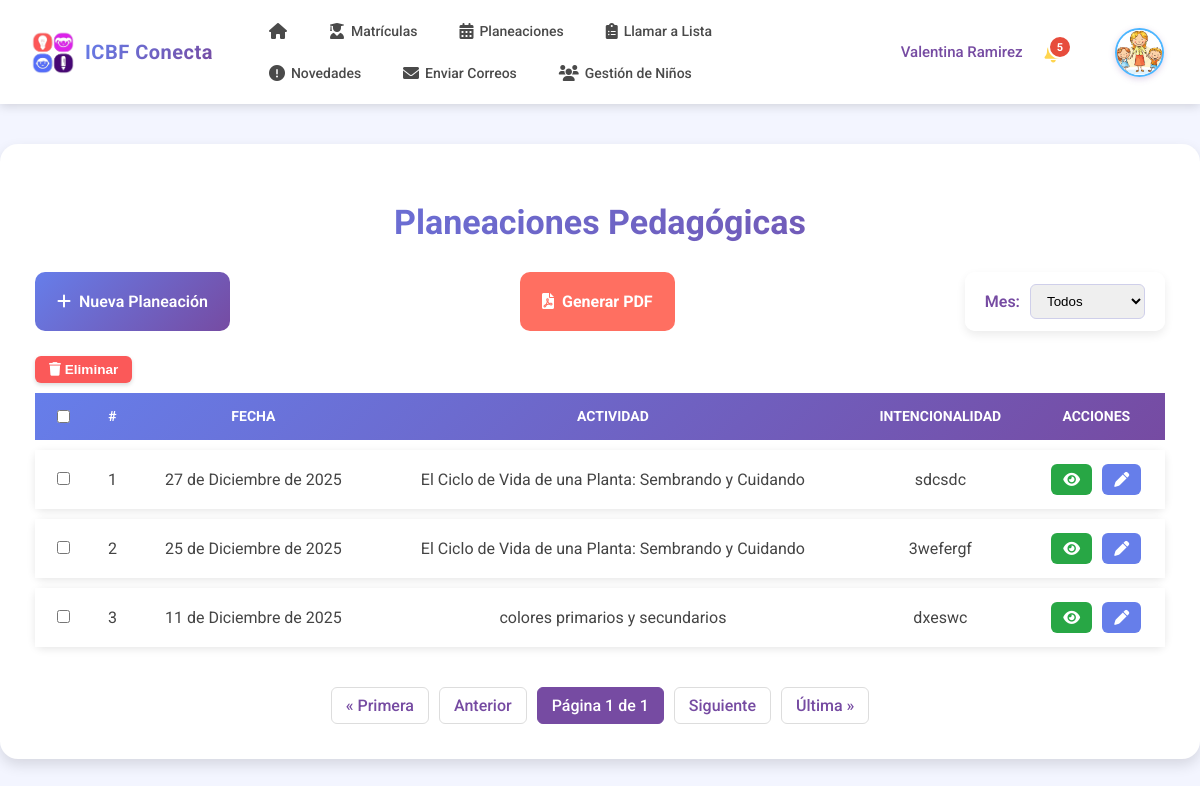
The page /planeaciones/ (signed in) on the database its author committed.
### planeaciones/models.py (models this page shows, shortened)
class Planeacion(models.Model):
    madre = models.ForeignKey(settings.AUTH_USER_MODEL, on_delete=models.CASCADE)
    fecha = models.DateField()
    nombre_experiencia = models.CharField(max_length=200)
    intencionalidad_pedagogica = models.TextField()
    materiales_utilizar = models.TextField()
    ambiente_educativo = models.TextField()
    experiencia_inicio = models.TextField()
    experiencia_pedagogica = models.TextField()
    cierre_experiencia = models.TextField()
    situaciones_presentadas = models.TextField()
    dimensiones = models.ManyToManyField(Dimension, blank=True)

### planeaciones/views.py (the view)
# urls.py: path('', views.lista_planeaciones, name='lista_planeaciones'),
@login_required
def lista_planeaciones(request):
    madre = request.user
    mes = request.GET.get('mes')  # filtro por mes
    if mes:
        planeaciones = Planeacion.objects.filter(madre=madre, fecha__month=mes).order_by('-fecha')
    else:
        planeaciones = Planeacion.objects.filter(madre=madre).order_by('-fecha')
    paginator = Paginator(planeaciones, 4)  # 4 planeaciones por página
    page_number = request.GET.get('page')
    planeaciones = paginator.get_page(page_number)
    meses = [
        ('01', 'Enero'), ('02', 'Febrero'), ('03', 'Marzo'), ('04', 'Abril'),
        ('05', 'Mayo'), ('06', 'Junio'), ('07', 'Julio'), ('08', 'Agosto'),
        ('09', 'Septiembre'), ('10', 'Octubre'), ('11', 'Noviembre'), ('12', 'Diciembre')
    ]
    context = {
        'planeaciones': planeaciones,
        'mes_seleccionado': mes or '',
        'meses': meses,
    }
    return render(request, 'planeaciones/lista_planeaciones.html', context)

### templates/planeaciones/lista_planeaciones.html (shortened to what this page needs)
{% load static %}
<!DOCTYPE html>
<html lang="es">
<head>
<link href="https://cdnjs.cloudflare.com/ajax/libs/font-awesome/6.0.0/css/all.min.css" rel="stylesheet">
</head>
<body>
{% include 'madre/navbar_madre.html' %}
<div class="contenedor-tabla">
    <h1>Planeaciones Pedagógicas</h1>
    <form method="get" class="acciones-superiores">
        <a href="{% url 'planeaciones:registrar_planeacion' %}" class="btn-nuevo">
            <i class="fas fa-plus"></i> Nueva Planeación
        </a>
        <a href="{% url 'planeaciones:reporte_menu' %}" class="btn-pdf">
            <i class="fas fa-file-pdf"></i> Generar PDF
        </a>
        <div class="filtro-mes">
            <label>Mes:</label>
            <select name="mes" onchange="this.form.submit()">
                <option value="">Todos</option>
            </select>
        </div>
    </form>
<button type="button" id="btn-eliminar-seleccionados" class="btn-eliminar-seleccionados">
    <i class="fas fa-trash"></i> Eliminar
</button>
<form id="form-eliminar-seleccionados" method="post" action="{% url 'planeaciones:eliminar_masivo' %}">
    <table>
        <thead>
            <tr>
                <th><input type="checkbox" id="select-all"></th>
                <th>#</th>
                <th>Fecha</th>
                <th>Actividad</th>
                <th>Intencionalidad</th>
                <th>Acciones</th>
            </tr>
        </thead>
        <tbody>
            {% if planeaciones %}
                {% for p in planeaciones %}
                <tr>
                    <td data-label="Sel"><input type="checkbox" name="planeaciones_ids" value="{{ p.id }}" class="fila-check"></td>
                    <td data-label="#">{{ forloop.counter }}</td>
                    <td data-label="Fecha">{{ p.fecha }}</td>
                    <td data-label="Actividad">{{ p.nombre_experiencia }}</td>
                    <td data-label="Intencionalidad">{{ p.intencionalidad_pedagogica }}</td>
                    <td data-label="Acciones" class="acciones">
                        <a href="{% url 'planeaciones:detalle_planeacion' p.id %}" class="btn-accion btn-verde">
                            <i class="fas fa-eye"></i>
                        </a>
                        <a href="{% url 'planeaciones:editar_planeacion' p.id %}" class="btn-accion btn-azul">
                            <i class="fas fa-pen"></i>
                        </a>
                    </td>
                </tr>
                {% endfor %}
            {% else %}
                <tr>
                    <td colspan="6">No tienes planeaciones registradas.</td>
                </tr>
            {% endif %}
        </tbody>
    </table>
</form>
<div class="pagination">
    {% if planeaciones.has_previous %}
        <a href="?page=1{% if mes_seleccionado %}&mes={{ mes_seleccionado }}{% endif %}">&laquo; Primera</a>
        <a href="?page={{ planeaciones.previous_page_number }}{% if mes_seleccionado %}&mes={{ mes_seleccionado }}{% endif %}">Anterior</a>
    {% else %}
        <span class="disabled">&laquo; Primera</span>
        <span class="disabled">Anterior</span>
    {% endif %}
    <span class="current">Página {{ planeaciones.number }} de {{ planeaciones.paginator.num_pages }}</span>
    {% if planeaciones.has_next %}
        <a href="?page={{ planeaciones.next_page_number }}{% if mes_seleccionado %}&mes={{ mes_seleccionado }}{% endif %}">Siguiente</a>
        <a href="?page={{ planeaciones.paginator.num_pages }}{% if mes_seleccionado %}&mes={{ mes_seleccionado }}{% endif %}">Última &raquo;</a>
    {% else %}
        <span class="disabled">Siguiente</span>
        <span class="disabled">Última &raquo;</span>
    {% endif %}
</div>
</div>
</body>
</html>

### static/css/navbar_madre.css (style rules this page uses)
:root { --primary-gradient-start: #667eea; --primary-gradient-end: #764ba2; --primary-color: #667eea; --secondary-color: #764ba2; --white: #ffffff; --light-gray: #f5f7fa; --dark-text: #333333; --shadow: 0 2px 10px rgba(0, 0, 0, 0.15); }

### templates/planeaciones/lista_planeaciones.html (style rules this page uses)
:root { --primary-gradient-start: #667eea; --primary-gradient-end: #764ba2; --primary: #667eea; --secondary: #764ba2; --light-bg: #f3f5ff; --white: #ffffff; --dark: #333; }
body { margin: 0; font-family: "Roboto", sans-serif; background: var(--light-bg); }
.contenedor-tabla { max-width: 1150px; margin: 40px auto; background: var(--white); padding: 35px; border-radius: 18px; box-shadow: 0 6px 14px rgba(0,0,0,0.12); }
h1 { text-align: center; font-size: 34px; font-weight: 700; margin-bottom: 30px; background: linear-gradient(135deg, var(--primary-gradient-start), var(--primary-gradient-end)); -webkit-background-clip: text; color: transparent; }
.acciones-superiores { display: flex; justify-content: space-between; flex-wrap: wrap; gap: 18px; margin-bottom: 25px; }
.btn-nuevo { background: linear-gradient(135deg, var(--primary), var(--secondary)); padding: 10px 22px; font-size: 16px; color: white; border-radius: 10px; text-decoration: none; display: flex; align-items: center; gap: 8px; font-weight: 600; transition: 0.3s ease; }
.btn-pdf { background: #ff6f61; padding: 10px 22px; color: white; border-radius: 10px; text-decoration: none; display: flex; align-items: center; gap: 8px; font-weight: bold; transition: 0.3s ease; }
.filtro-mes { background: rgba(255,255,255,0.8); padding: 12px 20px; border-radius: 10px; display: flex; gap: 10px; align-items: center; box-shadow: 0 4px 10px rgba(0,0,0,0.08); backdrop-filter: blur(3px); }
.filtro-mes label { color: var(--secondary); font-weight: 600; }
.filtro-mes select { padding: 8px 12px; border-radius: 6px; border: 1px solid #cfcfea; outline: none; }
table { width: 100%; border-spacing: 0 10px; font-size: 16px; }
thead { background: linear-gradient(135deg, var(--primary-gradient-start), var(--primary-gradient-end)); color: white; }
thead th { padding: 14px; text-transform: uppercase; font-size: 14px; text-align: center; }
tbody tr { background: white; box-shadow: 0 2px 8px rgba(0,0,0,0.1); border-radius: 8px; }
tbody td { padding: 14px; color: #444; text-align: center; }
.acciones { display: flex; gap: 10px; justify-content: center; }
.btn-accion { padding: 8px 12px; border-radius: 6px; color: white; text-decoration: none; font-size: 15px; display: flex; align-items: center; transition: 0.3s; }
.btn-verde { background: #28a745; }
.btn-azul { background: var(--primary); }
.btn-eliminar-seleccionados { background: #fb5959; color: white; padding: 6px 14px; border-radius: 6px; font-size: 0.85rem; font-weight: 600; border: none; cursor: pointer; display: inline-block; box-shadow: 0 2px 4px rgba(0,0,0,0.15); transition: all 0.25s ease; }
.pagination { margin-top: 30px; display: flex; gap: 10px; justify-content: center; }
.pagination a, .pagination span { padding: 8px 14px; background: white; border-radius: 6px; border: 1px solid #ddd; color: var(--secondary); text-decoration: none; font-weight: 500; }
.pagination .current { background: var(--secondary); color: white; border-color: var(--secondary); }

### rows shown on the page
Planeacion: fecha "27 de Diciembre de 2025", nombre_experiencia "El Ciclo de Vida de una Planta: Sembrando y Cuidando", intencionalidad_pedagogica "sdcsdc"
Planeacion: fecha "25 de Diciembre de 2025", nombre_experiencia "El Ciclo de Vida de una Planta: Sembrando y Cuidando", intencionalidad_pedagogica "3wefergf"
Planeacion: fecha "11 de Diciembre de 2025", nombre_experiencia "colores primarios y secundarios", intencionalidad_pedagogica "dxeswc"

### other values the page prints
{{ nombre_madre }} "Valentina Ramirez"
{{ notifications_count }} "5"
{{ planeaciones.number }} "1"
{{ planeaciones.paginator.num_pages }} "1"
